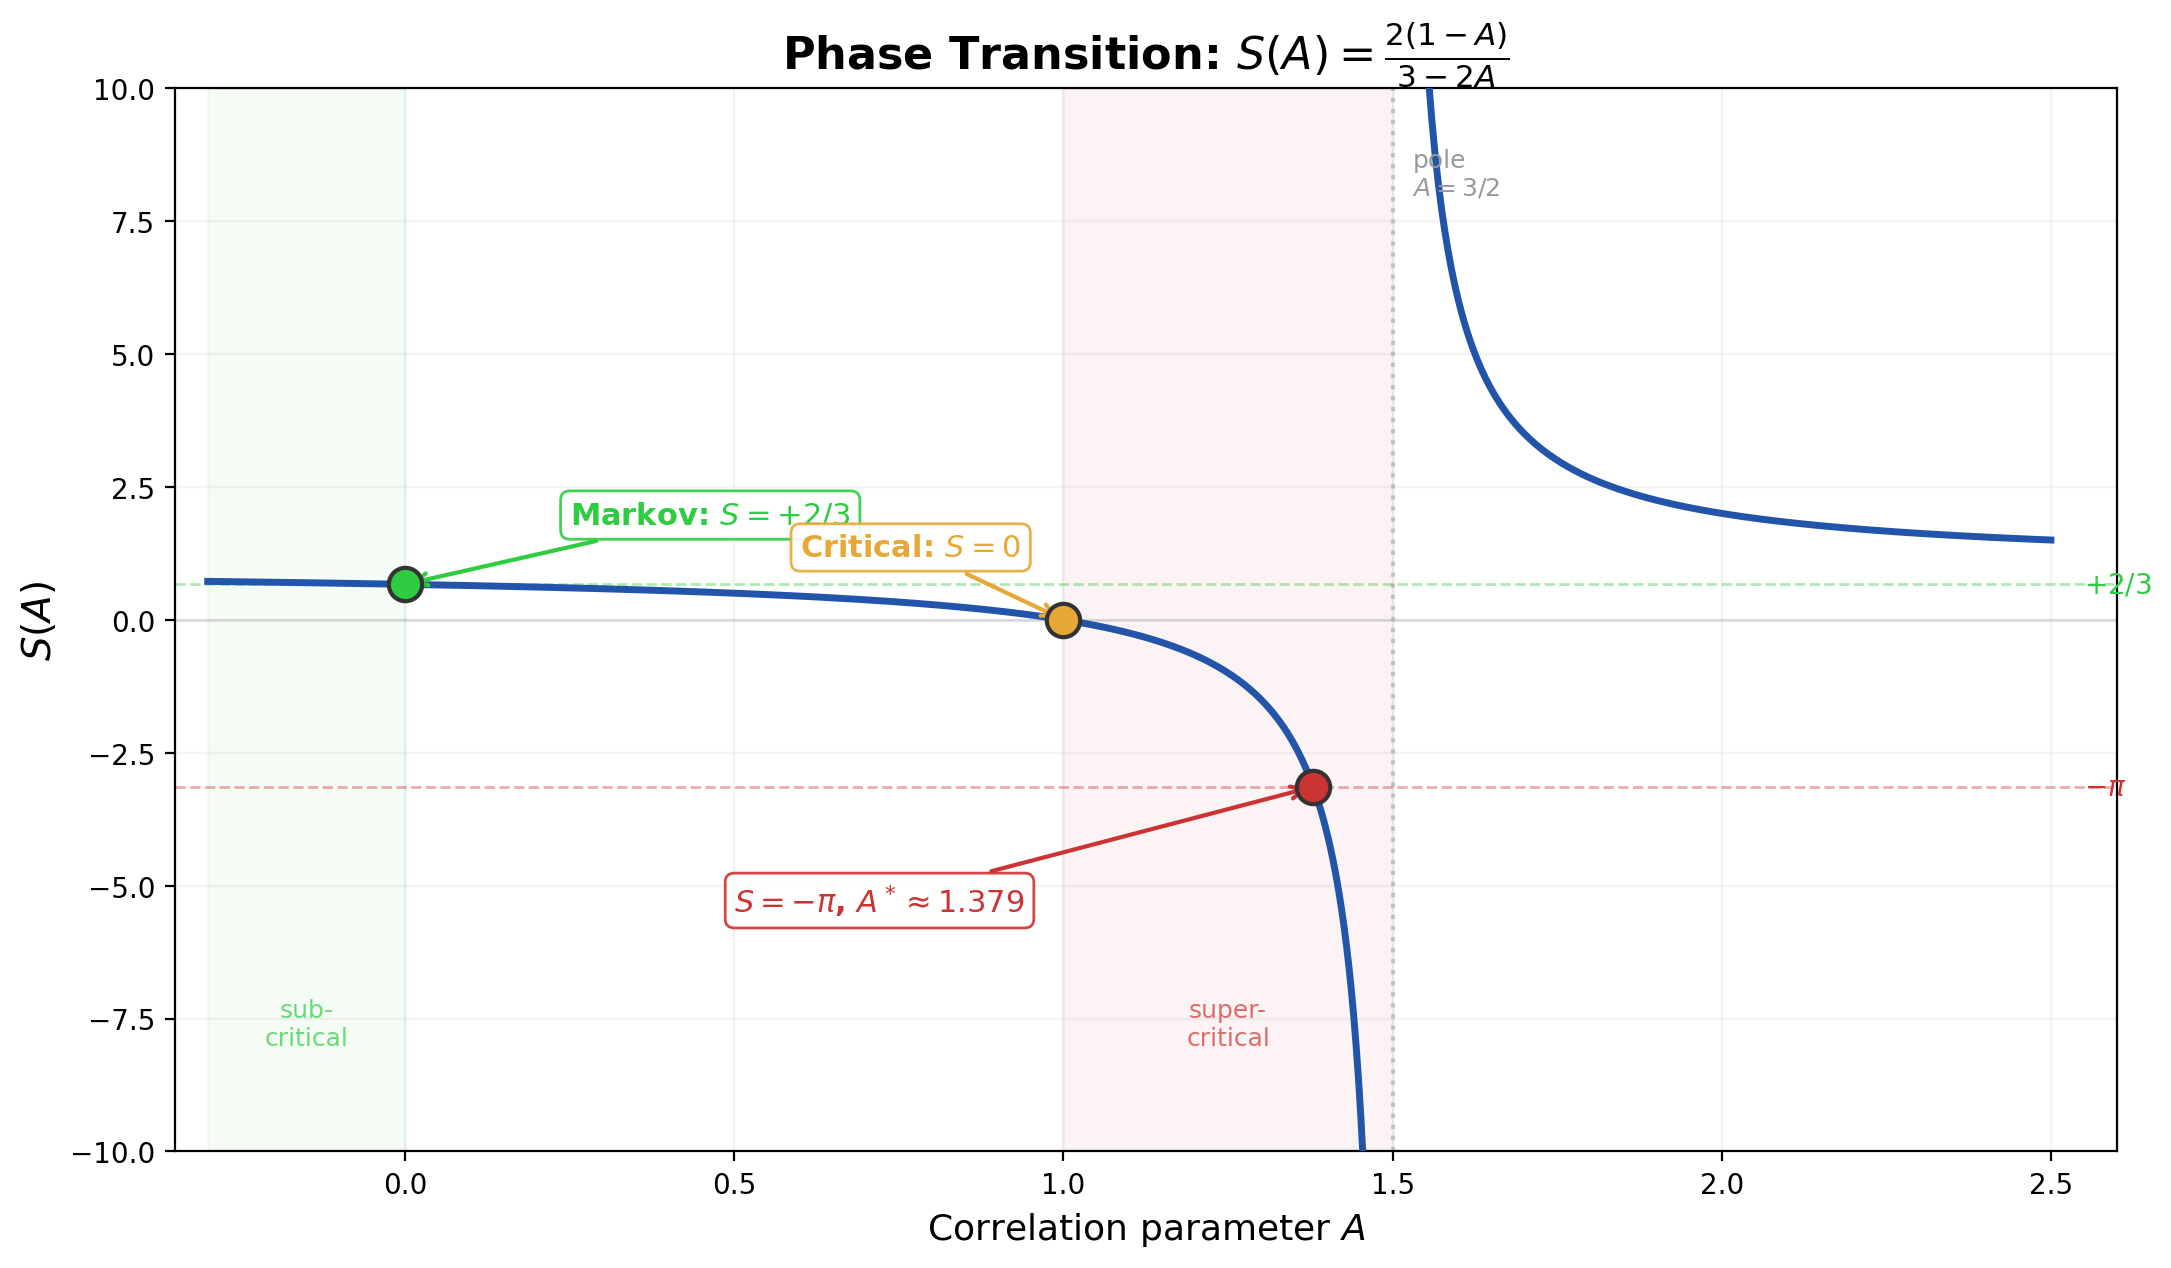

The Python source for this figure:
#!/usr/bin/env python3
"""
fig_phase_transition.py — The S(A) Möbius curve: phase transition from +2/3 to -π.

Shows how the spectral sum S(A) = 2(1-A)/(3-2A) transforms continuously
from the Markov prediction +2/3 (A=0) through zero (A=1) to -π (A=A*≈1.379),
with a pole at A=3/2.

Output: fig_phase_transition.png
"""

import matplotlib.pyplot as plt
import numpy as np

fig, ax = plt.subplots(figsize=(11, 6.5))

# S(A) = 2(1-A)/(3-2A), pole at A = 3/2
A_left = np.linspace(-0.3, 1.48, 500)
A_right = np.linspace(1.52, 2.5, 200)

def S(A):
    return 2*(1-A)/(3-2*A)

# A* such that S(A*) = -π
A_star = (3*np.pi + 2) / (2*(np.pi + 1))  # ≈ 1.379

# Plot the curve
ax.plot(A_left, S(A_left), '-', color='#2255AA', linewidth=2.5, zorder=3)
ax.plot(A_right, S(A_right), '-', color='#2255AA', linewidth=2.5, zorder=3)

# Pole
ax.axvline(x=1.5, color='#CCCCCC', linestyle=':', linewidth=1.5, zorder=1)
ax.text(1.53, 8, 'pole\n$A=3/2$', fontsize=9, color='#999', ha='left')

# Key points
points = [
    (0, S(0), r"Markov: $S = +2/3$", '#2ECC40', 'right', (0.25, 1.8)),
    (1, S(1), r"Critical: $S = 0$", '#E8A838', 'right', (0.6, 1.2)),
    (A_star, -np.pi, r"$S = -\pi$, $A^* \approx 1.379$", '#CC3333', 'left', (0.5, -5.5)),
]

for (x, y, label, color, ha, xytext) in points:
    ax.plot(x, y, 'o', color=color, markersize=12, zorder=5, markeredgecolor='#333',
            markeredgewidth=1.5)
    ax.annotate(label, xy=(x, y), xytext=xytext,
                fontsize=11, fontweight='bold', color=color,
                arrowprops=dict(arrowstyle='->', color=color, lw=1.5),
                bbox=dict(boxstyle='round,pad=0.3', facecolor='white',
                          edgecolor=color, alpha=0.9))

# Horizontal reference lines
ax.axhline(y=2/3, color='#2ECC40', linestyle='--', alpha=0.4, linewidth=1)
ax.axhline(y=0, color='#999', linestyle='-', alpha=0.3, linewidth=1)
ax.axhline(y=-np.pi, color='#CC3333', linestyle='--', alpha=0.4, linewidth=1)

# Labels on right edge
ax.text(2.55, 2/3, '$+2/3$', fontsize=10, color='#2ECC40', va='center')
ax.text(2.55, -np.pi, '$-\\pi$', fontsize=10, color='#CC3333', va='center')

# Shading: Markov region
ax.axvspan(-0.3, 0, alpha=0.05, color='#2ECC40')
ax.text(-0.15, -8, 'sub-\ncritical', fontsize=9, color='#2ECC40', ha='center', alpha=0.7)

# Shading: supercritical
ax.axvspan(1, 1.5, alpha=0.05, color='#CC3333')
ax.text(1.25, -8, 'super-\ncritical', fontsize=9, color='#CC3333', ha='center', alpha=0.7)

ax.set_xlabel('Correlation parameter $A$', fontsize=13)
ax.set_ylabel('$S(A)$', fontsize=14)
ax.set_title(r'Phase Transition: $S(A) = \frac{2(1-A)}{3-2A}$',
             fontsize=16, fontweight='bold')

ax.set_xlim(-0.35, 2.6)
ax.set_ylim(-10, 10)
ax.grid(True, alpha=0.15)

plt.tight_layout()
plt.savefig("papers/carry-arithmetic-E-trace-anomaly/figures/fig_phase_transition.png",
            dpi=200, bbox_inches='tight', facecolor='white')
plt.close()
print("OK: fig_phase_transition.png")
